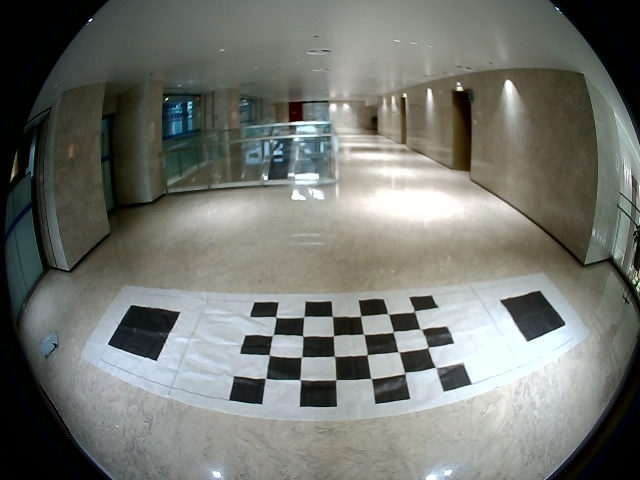
#> input picture images/back.jpg, 640 x 480 px, given in place of car.png, which was not available
$ python 03-2-static_birdview.py
#> lines starting #> are read from the running program, lines starting #| are printed output that depends on the picture
### surround_view/param_settings.py
import os
import cv2


camera_names = ["front", "back", "left", "right"]

# --------------------------------------------------------------------
# (shift_width, shift_height): how far away the birdview looks outside
# of the calibration pattern in horizontal and vertical directions
shift_w = 70
shift_h = 100

board_w = 140
board_h = 120

# size of the gap between the calibration pattern and the car
# in horizontal and vertical directions
inn_shift_w = 20
inn_shift_h = 50

car_w = 120
car_h = 300

# total width/height of the stitched image
total_w = car_w + 2 * shift_w + 2 * inn_shift_w + 2 * board_w
total_h = car_h + 2 * shift_h + 2 * inn_shift_h + 2 * board_h

# four corners of the rectangular region occupied by the car
# top-left (x_left, y_top), bottom-right (x_right, y_bottom)
xl = shift_w + board_w + inn_shift_w
xr = total_w - xl
yt = shift_h + board_h + inn_shift_h
yb = total_h - yt
# --------------------------------------------------------------------

project_shapes = {
    "front": (total_w, yt),
    "back":  (total_w, yt),
    "left":  (total_h, xl),
    "right": (total_h, xl)
}

# pixel locations of the four points to be chosen.
# you must click these pixels in the same order when running
# the get_projection_map.py script

#########使用中心棋盘网格标定#############
# front_keypoint_x1 = shift_w + board_w + 10
# front_keypoint_x2 = total_w - front_keypoint_x1
# front_keypoint_y1 = shift_h
# front_keypoint_y2 = shift_h + board_h

# # left and right的横纵坐标是没有旋转前的坐标，与映射图中的x和y翻转了。
# left_keypoint_y1 = shift_w
# left_keypoint_y2 = shift_w + board_w
# left_keypoint_x1 = shift_h + board_h + 120
# left_keypoint_x2 = total_h - left_keypoint_x1

######## 使用角块校准##########
front_keypoint_x1 = shift_w + 90
front_keypoint_x2 = total_w - front_keypoint_x1
front_keypoint_y1 = shift_h + 30
front_keypoint_y2 = shift_h + 90

left_keypoint_y1 = shift_w + 30
left_keypoint_y2 = shift_w + 90
left_keypoint_x1 = shift_h + 90
left_keypoint_x2 = total_h - left_keypoint_x1

project_keypoints = {
    "front": [(front_keypoint_x1, front_keypoint_y1),
              (front_keypoint_x2, front_keypoint_y1),
              (front_keypoint_x1, front_keypoint_y2),
              (front_keypoint_x2, front_keypoint_y2)],

    "back":  [(front_keypoint_x1, front_keypoint_y1),
              (front_keypoint_x2, front_keypoint_y1),
              (front_keypoint_x1, front_keypoint_y2),
              (front_keypoint_x2, front_keypoint_y2)],

    "left":  [(left_keypoint_x1, left_keypoint_y1),
              (left_keypoint_x2, left_keypoint_y1),
              (left_keypoint_x1, left_keypoint_y2),
              (left_keypoint_x2, left_keypoint_y2)],

    "right": [(left_keypoint_x1, left_keypoint_y1),
              (left_keypoint_x2, left_keypoint_y1),
              (left_keypoint_x1, left_keypoint_y2),
              (left_keypoint_x2, left_keypoint_y2)],
}
print("Project keypoints:", project_keypoints)
car_image = cv2.imread(os.path.join(os.getcwd(), "images", "car.png"))
#> car_image is the input picture: shape (480, 640, 3); mean B, G, R 110.8, 116.5, 113.6
car_image = cv2.resize(car_image, (xr - xl, yb - yt))
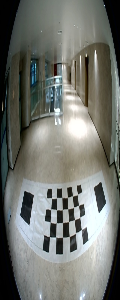
#> car_image: shape (300, 120, 3); mean B, G, R 110.7, 116.4, 113.5

### 03-2-static_birdview.py
import os
import numpy as np
import cv2
from PIL import Image
import surround_view.param_settings as settings
from surround_view import FisheyeCameraModel
from surround_view.birdview import FI, FII, FM, BIII, BIV, BM, LI, LIII, LM, RII, RIV, RM
from surround_view import utils


class StaticBirdView:
    # [55 lines left out: functions __init__, load_camera_models, load_images_and_process, load_weights_and_masks, merge, not called in this run]

    # 定义鸟瞰图各个区域的属性
    @property
    def FL(self):
        return self.image[:self.yt, :self.xl]

    @property
    def F(self):
        return self.image[:self.yt, self.xl:self.xr]

    @property
    def FR(self):
        return self.image[:self.yt, self.xr:]

    @property
    def BL(self):
        return self.image[self.yb:, :self.xl]

    @property
    def B(self):
        return self.image[self.yb:, self.xl:self.xr]

    @property
    def BR(self):
        return self.image[self.yb:, self.xr:]

    @property
    def L(self):
        return self.image[self.yt:self.yb, :self.xl]

    @property
    def R(self):
        return self.image[self.yt:self.yb, self.xr:]

    @property
    def C(self):
        return self.image[self.yt:self.yb, self.xl:self.xr]

    # [15 lines left out: function stitch_all_parts, not called in this run]

    def copy_car_image(self):
        """复制车辆图像到中央"""
        np.copyto(self.C, self.car_image)

    # [93 lines left out: function make_luminance_balance, not called in this run]

    def make_white_balance(self):
        """白平衡调整"""
        self.image = utils.make_white_balance(self.image)

    # [7 lines left out: function generate_birdview, not called in this run]


def main():
    # 设置路径
    current_dir = os.getcwd()
    yaml_dir = os.path.join(current_dir, "yaml")
    image_dir = os.path.join(current_dir, "images")

    # 相机名称和文件
    camera_names = settings.camera_names  # ['front', 'back', 'left', 'right']
    camera_files = [os.path.join(yaml_dir, name + ".yaml") for name in camera_names]
    image_files = [os.path.join(image_dir, name + ".jpg") for name in camera_names]

    # 权重和掩码文件
    weights_file = os.path.join(current_dir, "weights.png")
    masks_file = os.path.join(current_dir, "masks.png")

    # 检查文件是否存在
    for file in image_files + camera_files:
        if not os.path.exists(file):
            print(f"Missing file: {file}")
            return

    if not os.path.exists(weights_file) or not os.path.exists(masks_file):
        print("Weights or masks file not found. Please run run_get_weight_matrices.py first.")
        return

    try:
        # 创建静态鸟瞰图对象
        birdview = StaticBirdView()

        # 加载相机模型
        birdview.load_camera_models(camera_files, camera_names)

        # 加载并处理图像
        birdview.load_images_and_process(image_files)

        # 加载权重和掩码
        birdview.load_weights_and_masks(weights_file, masks_file)

        # 生成鸟瞰图
        result_image = birdview.generate_birdview()

        # 显示结果
        cv2.imshow("BirdView from Static Images", result_image)
        print("Press any key to save and exit...")
        cv2.waitKey(0)

        # 保存结果
        cv2.imwrite("static_birdview_result.jpg", result_image)
        print("Result saved as static_birdview_result.jpg")

        cv2.destroyAllWindows()

    except Exception as e:
        print(f"Error: {e}")


if __name__ == "__main__":
    main()

$ run again, on images/front.jpg
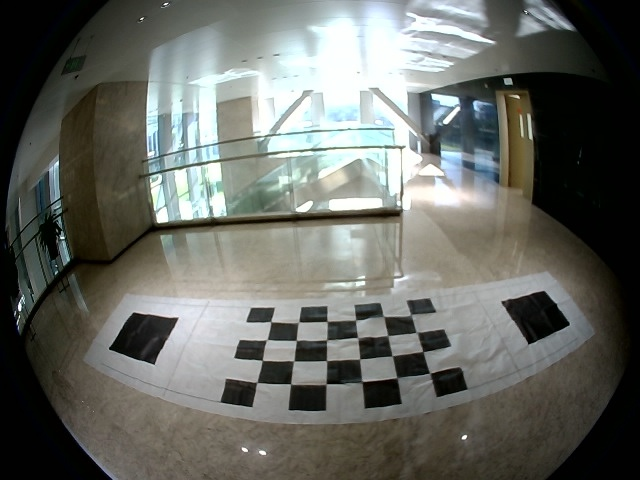
#> input picture images/front.jpg, 640 x 480 px, given in place of car.png, which was not available
#> car_image is the input picture: shape (480, 640, 3); mean B, G, R 98.8, 104.5, 102.2
#> `car_image = cv2.resize(car_image, (xr - xl, yb - yt))`:
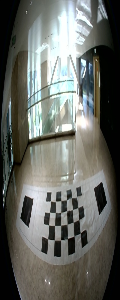
#> car_image: shape (300, 120, 3); mean B, G, R 98.7, 104.4, 102.1
